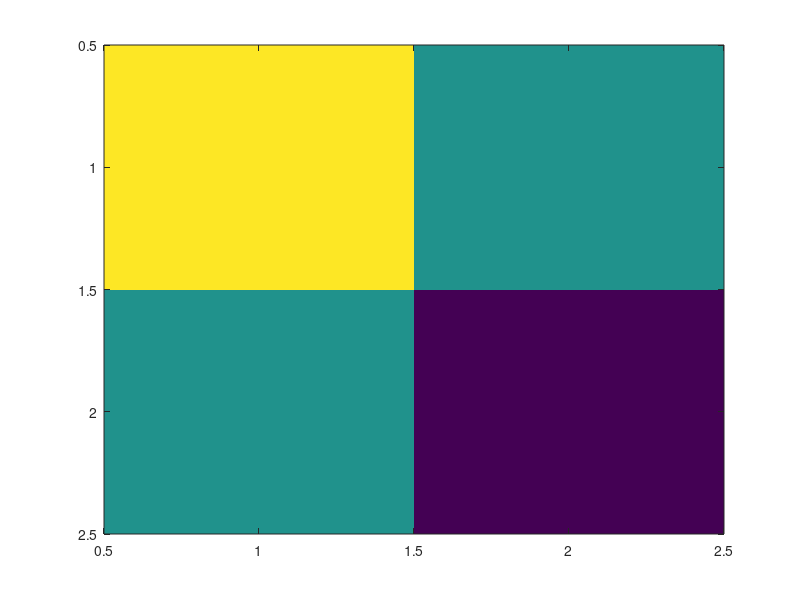

Source code (MATLAB):
% unit test covariance mat

%% data from different random distributions with added noise
N     = 15;
M     = 1000;

rho_z = 0.9;
var_z = 15.7;

K_zz  = var_z .* toeplitz(rho_z.^[0:N-1]); % Covariance matrix of the noise

x     = randn(N, M);
z     = mvnrnd(zeros(1, N), K_zz, M)';	
y     = x + z;

u = copularnd('Gaussian',-0.8,1000);
u=u';
Xa=1/(M-1)*u*(1/M* eye(M)-ones(M,M))*transpose(u);
imagesc(Xa)


